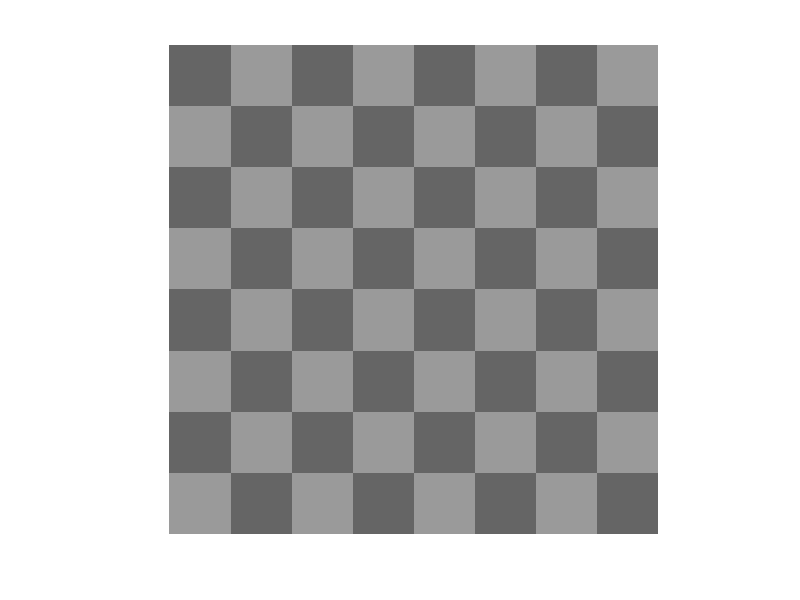

The MATLAB source for this figure:
%this code creates a image of chessboard


%creates a 100x100 matrix filled with light grey colour, 0.93 for
%intensity
lightGrey = 0.60*ones(100, 100);

%creates a 100x100 matrix filled with dark gray colour
darkGrey = 0.40*ones(100, 100);

%repmat is used for repeating alternate colours 8 times
chessBoardImage = repmat([darkGrey lightGrey;lightGrey, darkGrey], 4,4);

% display as an image
imshow(chessBoardImage);

